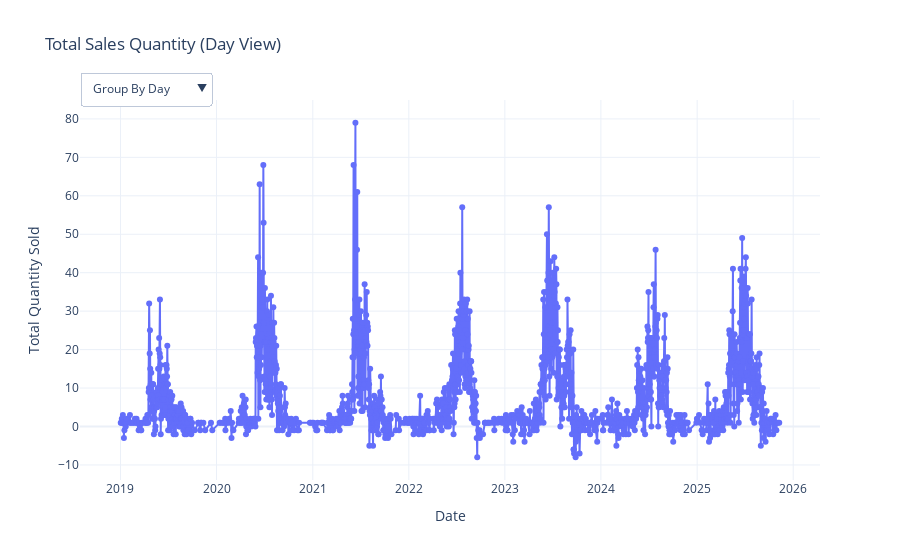

Here is the notebook cell this chart was saved with:
### Code cell
# Visualize Data to Identify Patterns and Seasonality
plot_interactive_sales_dashboard(data)

### Figure 1 — Plotly figure (JSON) as saved in the notebook; plotly's stock layout.template omitted (floating-point values rounded to 4 significant figures; data arrays with more than 128 entries replaced by an {"elided": "..."} marker saying what was removed)
{"data": [{"line": {"width": 2}, "marker": {"size": 6}, "mode": "lines+markers", "name": "Day Sales", "type": "scatter", "visible": true, "x": {"elided": "1522 str values"}, "y": {"elided": "1522 float values"}}, {"line": {"width": 2}, "marker": {"size": 6}, "mode": "lines+markers", "name": "Month Sales", "type": "scatter", "visible": false, "x": ["2019-01-01T00:00:00", "2019-02-01T00:00:00", "2019-03-01T00:00:00", "2019-04-01T00:00:00", "2019-05-01T00:00:00", "2019-06-01T00:00:00", "2019-07-01T00:00:00", "2019-08-01T00:00:00", "2019-09-01T00:00:00", "2019-10-01T00:00:00", "2019-11-01T00:00:00", "2019-12-01T00:00:00", "2020-01-01T00:00:00", "2020-02-01T00:00:00", "2020-03-01T00:00:00", "2020-04-01T00:00:00", "2020-05-01T00:00:00", "2020-06-01T00:00:00", "2020-07-01T00:00:00", "2020-08-01T00:00:00", "2020-09-01T00:00:00", "2020-10-01T00:00:00", "2020-11-01T00:00:00", "2020-12-01T00:00:00", "2021-01-01T00:00:00", "2021-02-01T00:00:00", "2021-03-01T00:00:00", "2021-04-01T00:00:00", "2021-05-01T00:00:00", "2021-06-01T00:00:00", "2021-07-01T00:00:00", "2021-08-01T00:00:00", "2021-09-01T00:00:00", "2021-10-01T00:00:00", "2021-11-01T00:00:00", "2021-12-01T00:00:00", "2022-01-01T00:00:00", "2022-02-01T00:00:00", "2022-03-01T00:00:00", "2022-04-01T00:00:00", "2022-05-01T00:00:00", "2022-06-01T00:00:00", "2022-07-01T00:00:00", "2022-08-01T00:00:00", "2022-09-01T00:00:00", "2022-10-01T00:00:00", "2022-11-01T00:00:00", "2022-12-01T00:00:00", "2023-01-01T00:00:00", "2023-02-01T00:00:00", "2023-03-01T00:00:00", "2023-04-01T00:00:00", "2023-05-01T00:00:00", "2023-06-01T00:00:00", "2023-07-01T00:00:00", "2023-08-01T00:00:00", "2023-09-01T00:00:00", "2023-10-01T00:00:00", "2023-11-01T00:00:00", "2023-12-01T00:00:00", "2024-01-01T00:00:00", "2024-02-01T00:00:00", "2024-03-01T00:00:00", "2024-04-01T00:00:00", "2024-05-01T00:00:00", "2024-06-01T00:00:00", "2024-07-01T00:00:00", "2024-08-01T00:00:00", "2024-09-01T00:00:00", "2024-10-01T00:00:00", "2024-11-01T00:00:00", "2024-12-01T00:00:00", "2025-01-01T00:00:00", "2025-02-01T00:00:00", "2025-03-01T00:00:00", "2025-04-01T00:00:00", "2025-05-01T00:00:00", "2025-06-01T00:00:00", "2025-07-01T00:00:00", "2025-08-01T00:00:00", "2025-09-01T00:00:00", "2025-10-01T00:00:00", "2025-11-01T00:00:00"], "y": [11.0, 10.0, 6.0, 174.0, 268.0, 269.0, 100.0, 63.0, 7.0, 0.0, 2.0, 0.0, 5.0, 8.0, 4.0, 48.0, 67.0, 777.0, 500.0, 369.0, 65.0, 5.0, -1.0, 3.0, 0.0, 4.0, 11.0, 53.0, 91.0, 761.0, 609.0, 112.0, 90.0, 2.0, 3.0, 8.0, 12.0, 12.0, 15.0, 41.0, 109.0, 271.0, 713.0, 524.0, 68.0, 1.0, 5.0, 7.0, 7.0, 11.0, 20.0, 26.0, 280.0, 757.0, 716.0, 387.0, 167.0, 10.0, 9.0, 3.0, 17.0, 13.0, 12.0, 12.0, 195.0, 288.0, 556.0, 401.0, 117.0, 12.0, 4.0, 2.0, 4.0, 24.0, 23.0, 96.0, 493.0, 638.0, 612.0, 269.0, 43.0, 6.0, 2.0]}, {"line": {"width": 2}, "marker": {"size": 6}, "mode": "lines+markers", "name": "Year Sales", "type": "scatter", "visible": false, "x": ["2019-01-01T00:00:00", "2020-01-01T00:00:00", "2021-01-01T00:00:00", "2022-01-01T00:00:00", "2023-01-01T00:00:00", "2024-01-01T00:00:00", "2025-01-01T00:00:00"], "y": [910.0, 1850.0, 1744.0, 1778.0, 2393.0, 1629.0, 2210.0]}], "layout": {"title": {"text": "Total Sales Quantity (Day View)"}, "updatemenus": [{"active": 0, "buttons": [{"args": [{"visible": [true, false, false]}, {"title": "Total Sales Quantity (Day View)"}], "label": "Group By Day", "method": "update"}, {"args": [{"visible": [false, true, false]}, {"title": "Total Sales Quantity (Month View)"}], "label": "Group By Month", "method": "update"}, {"args": [{"visible": [false, false, true]}, {"title": "Total Sales Quantity (Year View)"}], "label": "Group By Year", "method": "update"}], "direction": "down", "pad": {"r": 10, "t": 10}, "showactive": true, "x": 0, "xanchor": "left", "y": 1.1, "yanchor": "top"}], "xaxis": {"title": {"text": "Date"}}, "yaxis": {"title": {"text": "Total Quantity Sold"}}}}
